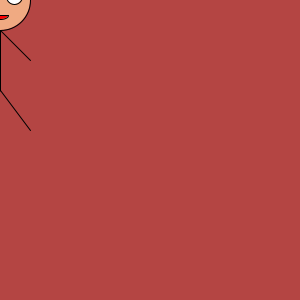
Frame 1 (no input)
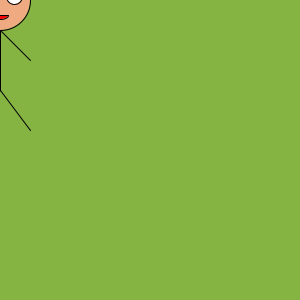
Frame 60 (the mouse pressed at the canvas centre just before this capture)
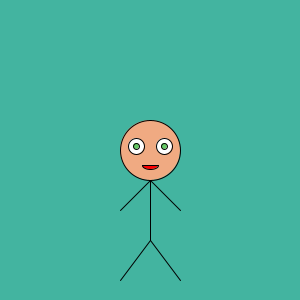
Frame 120 (the mouse held since frame 60 and released just before this capture)

The Processing sketch that drew these frames (run headless with seeded random() and noise(); from frame 60 on, the mouse is pressed at the canvas centre):

// Processing sketch: graulich_moving_character
// ── graulich_moving_character.pde
int x;
int y;
void setup() {
  size(300, 300);
}
void draw() {
colorMode(HSB);
background(frameCount%255, 160,180);
colorMode(RGB);
  int x = mouseX;
  int y = mouseY;
  fill(240, 170, 130);
  ellipse(x, y, 60, 60);
  //Body
  line(x, y+30, x, y+90);
  //Arms
  line(x, y+30, x-30, y+60);
  line(x, y+30, x+30, y+60);
  //Legs
  line(x, y+90, x-30, y+130);
  line(x, y+90, x+30, y+130);
  //Eyes
  fill(255, 255, 255);
  ellipse(x-14, y-4, 16, 16);
  ellipse(x+14, y-4, 16, 16);
  //Pupils
  fill(100, 200, 100);
  ellipse(x-14, y-4, 6, 6);
  ellipse(x+14, y-4, 6, 6);
  //Mouth
  fill(255, 0, 0);
  arc(x, y+15, 16, 8, 0, PI); line(x-8, y+15, x+8, y+15);
}
